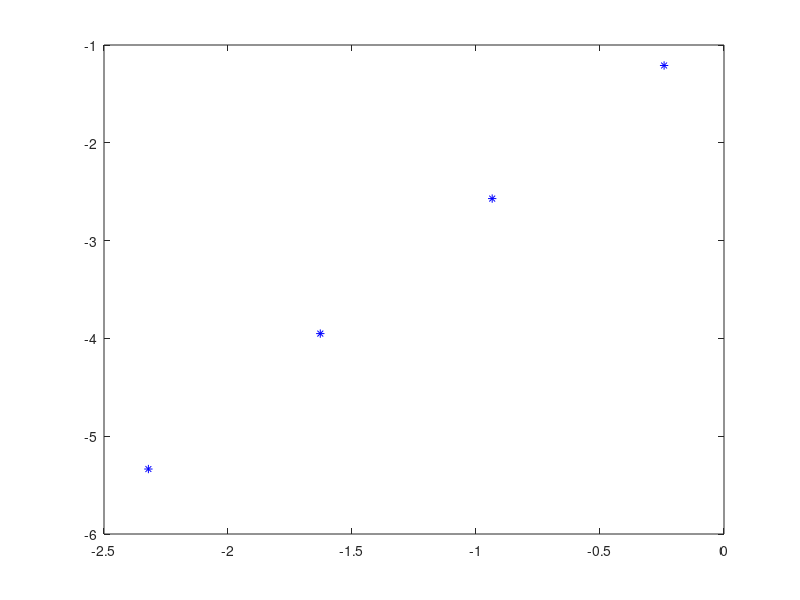

This figure's MATLAB source:
clear all
clc

exact = 2;
h1=pi/4;
h2=pi/8;
h3= pi/16;
h4= pi/32;
I_4=I_8=I_16=I_32=0;

for i=1:3
  I_4+=(h1^3/24+h1/2)*(sin(h1*(i))+sin(h1*(i+1)));
endfor

for i=1:7
  I_8+=(h2^3/24+h2/2)*(sin(h2*(i))+sin(h2*(i+1)));
endfor

for i=1:15
  I_16+=(h3^3/24+h3/2)*(sin(h3*(i))+sin(h3*(i+1)));
endfor

for i=1:31
  I_32+=(h4^3/24+h4/2)*(sin(h4*(i))+sin(h4*(i+1)));
endfor

I= [I_4,I_8,I_16,I_32];
h= [h1,h2,h3,h4];
error = exact-I;
log(h)
log(error)
plot(log(h),log(error),"*b")